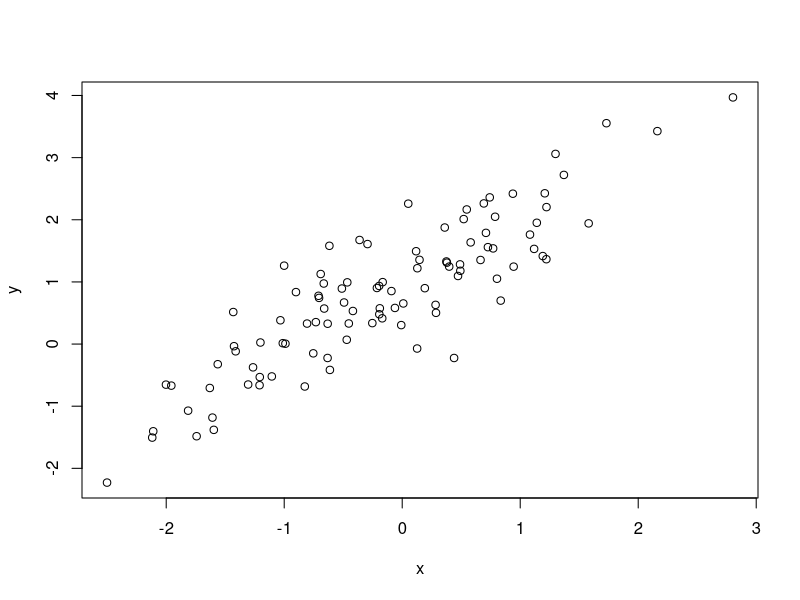
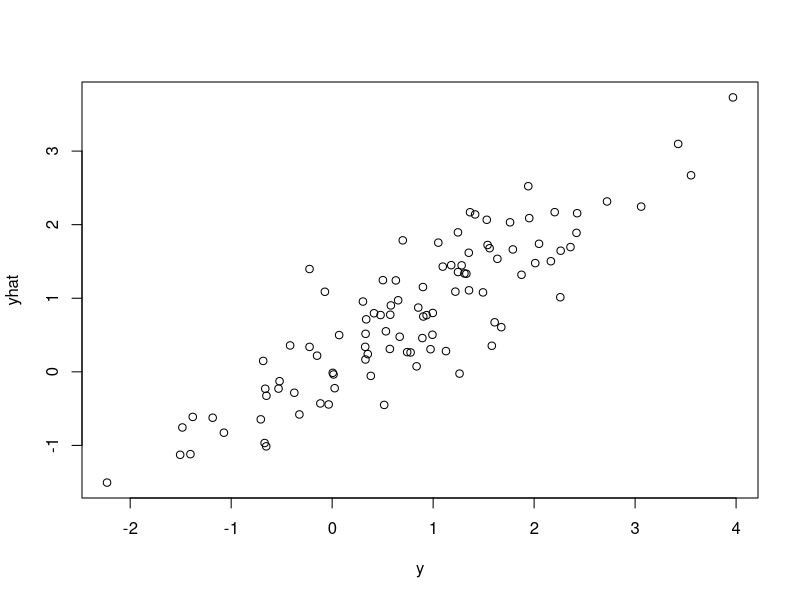
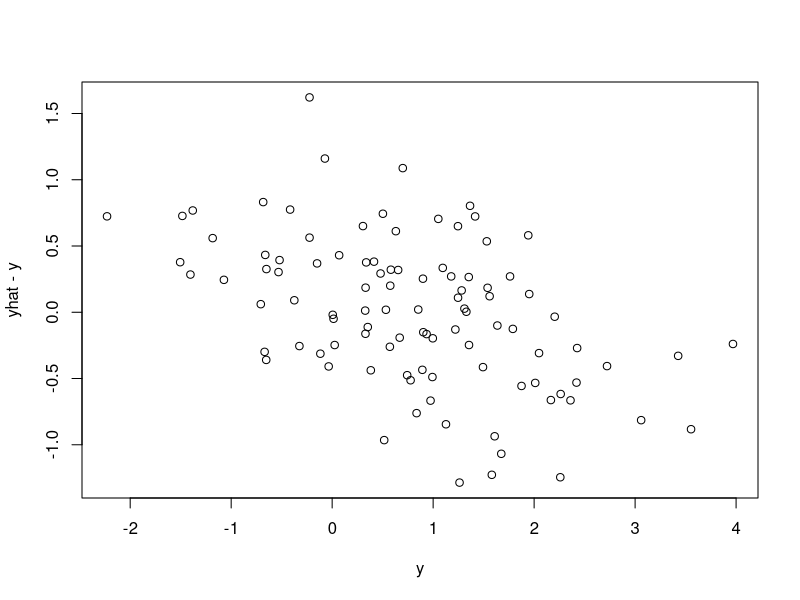
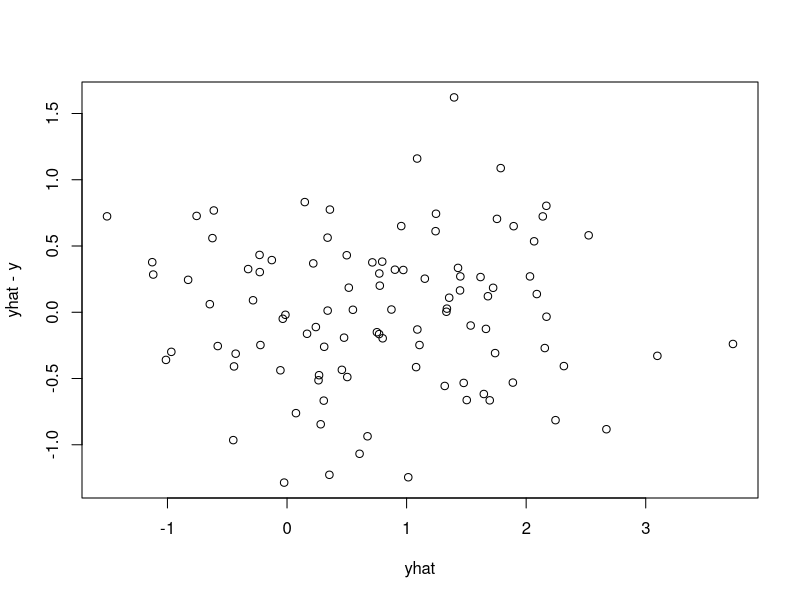
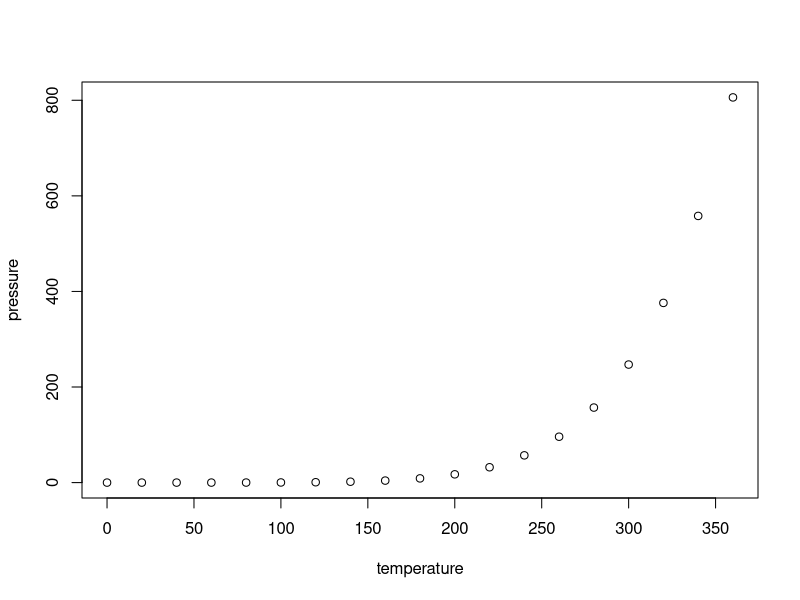

Write the R code that produced these figures, in order.
## ---- chunk 1
knitr::opts_chunk$set(echo = TRUE)
## ---- chunk 2
library(MASS)

beta = c(1, 1, -.5)
x = rnorm(100, 0, 1)
x2 = x^2
X = t(rbind(rep(1,100), x, x2))
X1 = t(rbind(rep(1,100), x))
beta1 = c(1, 1)
#y = X %*% beta + rnorm(100, 0, .5)
y = X1 %*% beta1 + rnorm(100, 0, .5)


theta = ginv(t(X1) %*% X1) %*% t(X1) %*% y

yhat = X1 %*% theta

plot(x, y)
plot(y, yhat)
plot(y, yhat-y)
plot(yhat, yhat-y)
## ---- chunk 3
plot(pressure)
